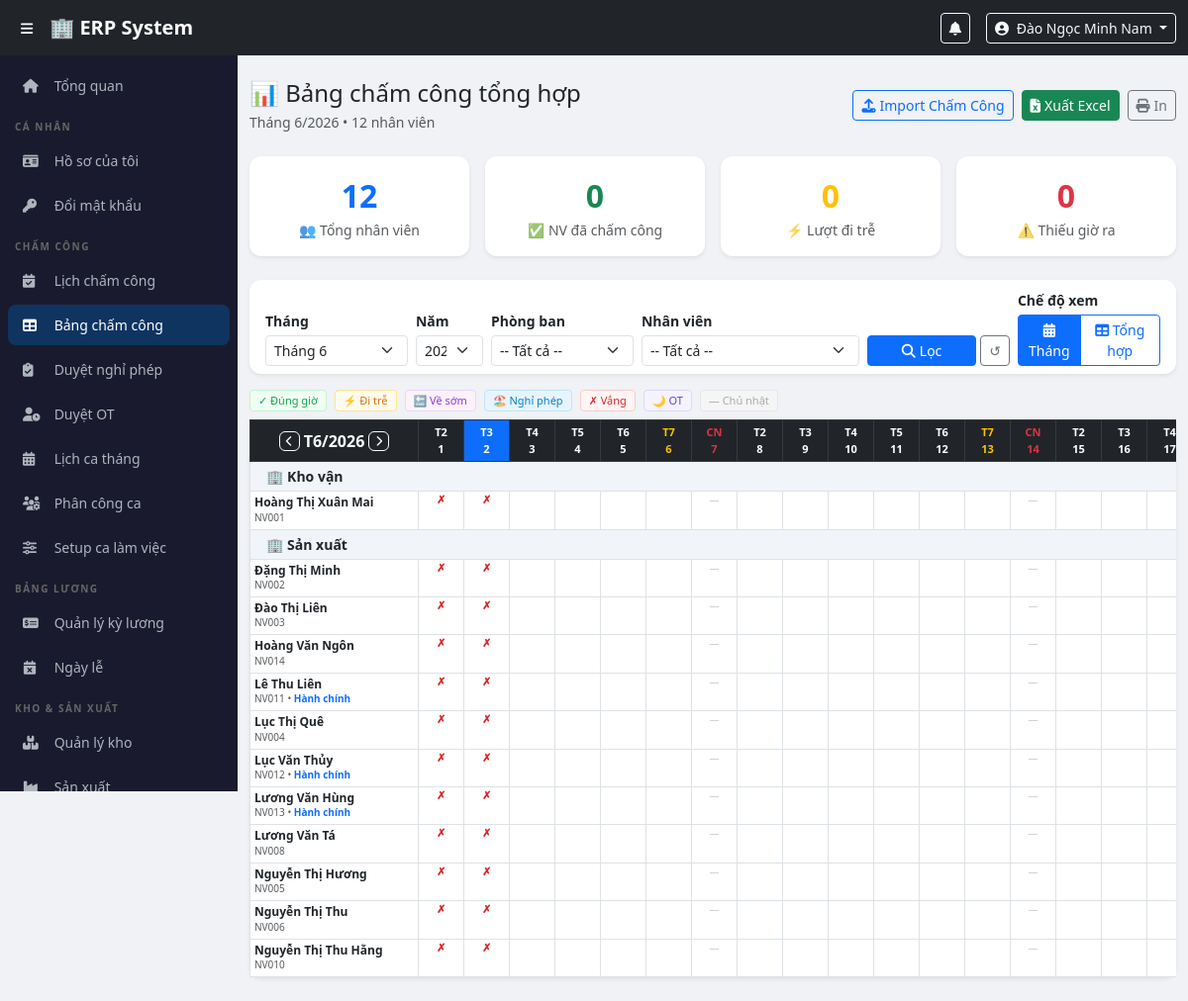
Page /modules/attendance/all_attendance.php (signed in) on the committed database.
### tables this page shows
CREATE TABLE `users` (
  `id` int(11) NOT NULL,
  `employee_code` varchar(20) NOT NULL,
  `full_name` varchar(100) NOT NULL,
  `username` varchar(50) NOT NULL,
  `password_hash` varchar(255) NOT NULL,
  `email` varchar(100) DEFAULT NULL,
  `phone` varchar(20) DEFAULT NULL,
  `role_id` int(11) NOT NULL,
  `department_id` int(11) DEFAULT NULL,
  `is_active` tinyint(1) DEFAULT 1,
  `created_at` timestamp NOT NULL DEFAULT current_timestamp()
);

CREATE TABLE `departments` (
  `id` int(11) NOT NULL,
  `name` varchar(100) NOT NULL,
  `created_at` timestamp NOT NULL DEFAULT current_timestamp()
);

CREATE TABLE `work_shifts` (
  `id` int(11) NOT NULL,
  `shift_code` varchar(20) NOT NULL,
  `shift_name` varchar(100) NOT NULL,
  `start_time` time NOT NULL,
  `end_time` time NOT NULL,
  `late_threshold` int(11) DEFAULT 15,
  `break_minutes` int(11) DEFAULT 60,
  `work_hours` decimal(4,2) DEFAULT 8.00,
  `ot_multiplier` decimal(3,2) DEFAULT 1.50,
  `weekend_multiplier` decimal(3,2) DEFAULT 2.00,
  `holiday_multiplier` decimal(3,2) DEFAULT 3.00,
  `color` varchar(20) DEFAULT '#0d6efd',
  `is_active` tinyint(1) DEFAULT 1,
  `created_by` int(11) DEFAULT NULL,
  `created_at` timestamp NOT NULL DEFAULT current_timestamp()
);

### modules/attendance/all_attendance.php (the view, shortened to what the rows shown need)
<?php
require_once $_SERVER['DOCUMENT_ROOT'] . '/erp/config/auth.php';
$pdo  = getDBConnection();
$viewMonth  = (int)($_GET['month']   ?? date('m'));
$viewYear   = (int)($_GET['year']    ?? date('Y'));
$filterDept = (int)($_GET['dept']    ?? 0);
$filterUser = (int)($_GET['user_id'] ?? 0);
$viewMode   = $_GET['view']          ?? 'month';
$daysInMon = cal_days_in_month(CAL_GREGORIAN, $viewMonth, $viewYear);
$empSQL = "SELECT u.id, u.full_name, u.employee_code, d.name AS dept_name, d.id AS dept_id,
                  r.display_name AS role_name,
                  ws.shift_name, ws.color AS shift_color,
                  ws.start_time AS shift_start, ws.end_time AS shift_end,
                  ws.work_hours AS shift_work_hours, ws.late_threshold
           FROM users u
           LEFT JOIN departments d ON u.department_id = d.id
           LEFT JOIN roles r ON u.role_id = r.id
           LEFT JOIN employee_shifts es ON es.user_id = u.id
               AND es.effective_date <= LAST_DAY(?)
               AND (es.end_date IS NULL OR es.end_date >= ?)
           LEFT JOIN work_shifts ws ON es.shift_id = ws.id
           WHERE u.is_active = 1 AND r.name != 'director'";
$empParams = ["$viewYear-$viewMonth-01", "$viewYear-$viewMonth-01"];
$empSQL .= " ORDER BY d.name, u.full_name";
$empStmt = $pdo->prepare($empSQL);
$empStmt->execute($empParams);
$employees = $empStmt->fetchAll();
$attMap = [];
$leaveMap = [];
$holidays = $pdo->prepare("SELECT holiday_date FROM holidays WHERE MONTH(holiday_date)=? AND YEAR(holiday_date)=?");
$holidays->execute([$viewMonth, $viewYear]);
$holidayDates = array_column($holidays->fetchAll(), 'holiday_date');
$empList = $pdo->query("SELECT id, full_name, employee_code FROM users WHERE is_active=1 ORDER BY full_name")->fetchAll();
include $_SERVER['DOCUMENT_ROOT'] . '/erp/includes/header.php';
?>
<div class="main-content">
<div class="container-fluid py-4">
    <?php if ($viewMode === 'month'): ?>
    <div class="card border-0 shadow-sm">
        <div class="card-body p-0">
            <div class="table-responsive">
                <table class="table table-bordered table-sm att-table mb-0" id="attTable">
                    <thead>
                        <tr class="table-dark">
                            <th class="sticky-col text-center" rowspan="2" style="min-width:170px;vertical-align:middle;">
                                <div class="d-flex align-items-center justify-content-center gap-1">
                                    <a href="?month=<?= $viewMonth-1 ?>&year=<?= $viewYear ?>&dept=<?= $filterDept ?>&user_id=<?= $filterUser ?>&view=month"
                                       class="btn btn-xs btn-outline-light"><i class="fas fa-chevron-left"></i></a>
                                    <span>T<?= $viewMonth ?>/<?= $viewYear ?></span>
                                    <a href="?month=<?= $viewMonth+1 ?>&year=<?= $viewYear ?>&dept=<?= $filterDept ?>&user_id=<?= $filterUser ?>&view=month"
                                       class="btn btn-xs btn-outline-light"><i class="fas fa-chevron-right"></i></a>
                                </div>
                            </th>
                            <?php for ($d = 1; $d <= $daysInMon; $d++):
                                $ds  = sprintf('%04d-%02d-%02d', $viewYear, $viewMonth, $d);
                                $dow = date('N', strtotime($ds));
                                $isToday   = ($ds === date('Y-m-d'));
                                $isSun     = ($dow == 7);
                                $isSat     = ($dow == 6);
                                $isHoliday = in_array($ds, $holidayDates);
                            ?>
                            <th class="text-center px-0
                                <?= $isToday ? 'bg-primary' : '' ?>
                                <?= !$isToday && $isHoliday ? 'bg-danger bg-opacity-75' : '' ?>
                                <?= !$isToday && !$isHoliday && $isSun ? 'text-danger' : '' ?>
                                <?= !$isToday && !$isHoliday && $isSat ? 'text-warning' : '' ?>"
                                style="min-width:36px;font-size:11px;white-space:nowrap;"
                                title="<?= $isHoliday ? 'Ngày lễ' : '' ?>">
                                <div><?= ['','T2','T3','T4','T5','T6','T7','CN'][$dow] ?></div>
                                <div class="fw-bold"><?= $d ?></div>
                            </th>
                            <?php endfor; ?>
                        </tr>
                    </thead>
                    <tbody>
                    <?php
                    $prevDept = null;
                    foreach ($employees as $emp):
                        if ($emp['dept_name'] !== $prevDept):
                            $prevDept = $emp['dept_name'];
                    ?>
                    <tr class="dept-row">
                        <td colspan="<?= $daysInMon + 7 ?>" class="py-1 ps-3 fw-bold small">
                            🏢 <?= htmlspecialchars($emp['dept_name'] ?? 'Chưa phân phòng ban') ?>
                        </td>
                    </tr>
                    <?php endif;
                    ?>
                    <tr class="emp-row">
                        <td class="sticky-col py-1">
                            <div class="fw-semibold" style="font-size:12px;line-height:1.2;">
                                <?= htmlspecialchars($emp['full_name']) ?>
                            </div>
                            <div style="font-size:10px;" class="text-muted">
                                <?= $emp['employee_code'] ?>
                                <?php if ($emp['shift_name']): ?>
                                &bull; <span style="color:<?= $emp['shift_color'] ?>;font-weight:600;">
                                    <?= htmlspecialchars($emp['shift_name']) ?>
                                </span>
                                <?php endif; ?>
                            </div>
                        </td>
                        <?php for ($d = 1; $d <= $daysInMon; $d++):
                            $dateStr   = sprintf('%04d-%02d-%02d', $viewYear, $viewMonth, $d);
                            $dow       = date('N', strtotime($dateStr));
                            $isSun     = ($dow == 7);
                            $isFuture  = ($dateStr > date('Y-m-d'));
                            $isHoliday = in_array($dateStr, $holidayDates);
                            $att   = $attMap[$emp['id']][$dateStr]   ?? null;
                            $leave = $leaveMap[$emp['id']][$dateStr] ?? null;
                            $bg = '#fff'; $content = ''; $title = '';
                            if ($isSun) {
                                $content = '<span style="color:#ccc;font-size:10px;">—</span>';
                            } elseif ($isHoliday && !$att) {
                                $bg = '#fff0f0';
                                $content = '<span style="font-size:11px;" title="Ngày lễ">🎉</span>';
                            } elseif ($isFuture) {
                                $bg = '#fafafa';
                            } elseif ($leave && !$att) {
                                $leaveLabels = ['annual'=>'Phép','sick'=>'Ốm','unpaid'=>'KL','other'=>'Khác'];
                                $bg = '#e8f4fd';
                                $content = '<span style="font-size:10px;color:#0284c7;font-weight:600;">' . ($leaveLabels[$leave] ?? 'Phép') . '</span>';
                                $title = 'Nghỉ phép';
                            } else {
                                $content = '<span style="color:#dc2626;font-size:11px;font-weight:bold;">✗</span>';
                                $title = 'Vắng không phép';
                            }
                        ?>
                        <td class="text-center p-0 att-cell"
                            style="min-width:46px;font-size:11px;white-space:nowrap;"
                            title="<?= htmlspecialchars($title) ?>"
                            onclick="showDayDetail(<?= $emp['id'] ?>, '<?= $dateStr ?>', '<?= htmlspecialchars(addslashes($emp['full_name'])) ?>')">
                            <?= $content ?>
                        </td>
                        <?php endfor; ?>
                    </tr>
                    <?php endforeach; ?>
                    </tbody>
                </table>
            </div>
        </div>
    </div>
    <?php endif; ?>
</div>
</div>
<?php include $_SERVER['DOCUMENT_ROOT'] . '/erp/includes/footer.php'; ?>

### includes/header.php (shortened to what the rows shown need)
<?php
$user = currentUser();
?>
<!DOCTYPE html>
<html lang="vi">
<head>
    <link href="https://cdn.jsdelivr.net/npm/bootstrap@5.3.0/dist/css/bootstrap.min.css" rel="stylesheet">
    <link href="https://cdnjs.cloudflare.com/ajax/libs/font-awesome/6.4.0/css/all.min.css" rel="stylesheet">
    <link href="/erp/assets/css/style.css" rel="stylesheet">
</head>
<body>
<nav class="navbar navbar-expand-lg navbar-dark bg-dark fixed-top" style="z-index:1030;">
    <div class="container-fluid">
        <div class="ms-auto d-flex align-items-center gap-3">
            <div class="dropdown">
                <button class="btn btn-sm btn-outline-light dropdown-toggle" data-bs-toggle="dropdown">
                    <i class="fas fa-user-circle me-1"></i>
                    <?= htmlspecialchars($user['full_name']) ?>
                </button>
            </div>
        </div>
    </div>
</nav>

### rows in the picture
users: full_name "Đào Ngọc Minh Nam"
users: department.name "Kho vận", full_name "Hoàng Thị Xuân Mai", employee_code "NV001"
users: department.name "Sản xuất", full_name "Đặng Thị Minh", employee_code "NV002"
users: full_name "Đào Thị Liên", employee_code "NV003"
users: full_name "Hoàng Văn Ngôn", employee_code "NV014"
users: full_name "Lê Thu Liên", employee_code "NV011", work_shifts.shift_name "Hành chính"
users: full_name "Lục Thị Quê", employee_code "NV004"
users: full_name "Lục Văn Thủy", employee_code "NV012", work_shifts.shift_name "Hành chính"
users: full_name "Lương Văn Hùng", employee_code "NV013", work_shifts.shift_name "Hành chính"
users: full_name "Lương Văn Tá", employee_code "NV008"
users: full_name "Nguyễn Thị Hương", employee_code "NV005"
users: full_name "Nguyễn Thị Thu", employee_code "NV006"
users: full_name "Nguyễn Thị Thu Hằng", employee_code "NV010"

### other values in the picture
$viewMonth "6"
count($employees) "12"
$summary['total_checkins'] "0"
$summary['total_late'] "0"
$summary['missing_checkout'] "0"
$lbl "✓ Đúng giờ"
$lbl "⚡ Đi trễ"
$lbl "🔚 Về sớm"
$lbl "🏖️ Nghỉ phép"
$lbl "✗ Vắng"
$lbl "🌙 OT"
$lbl "— Chủ nhật"
form field year "2026"
